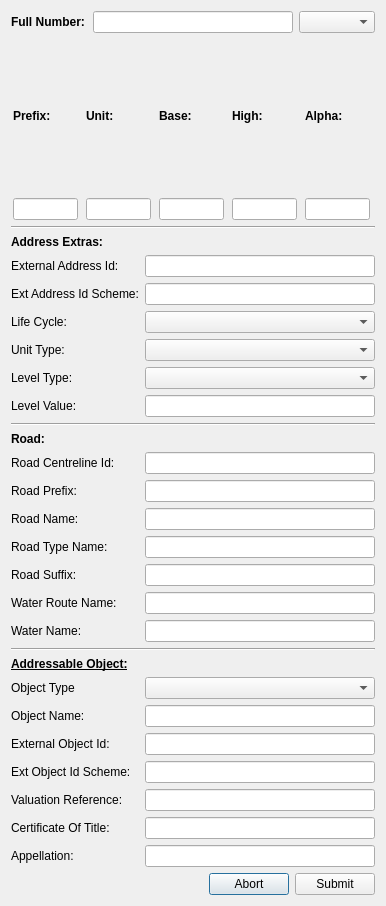
<?xml version="1.0" encoding="UTF-8"?>
<ui version="4.0">
 <class>NewAddressDialog</class>
 <widget class="QDialog" name="NewAddressDialog">
  <property name="geometry">
   <rect>
    <x>0</x>
    <y>0</y>
    <width>386</width>
    <height>906</height>
   </rect>
  </property>
  <property name="windowTitle">
   <string>Create New Address</string>
  </property>
  <layout class="QVBoxLayout" name="verticalLayout">
   <item>
    <layout class="QHBoxLayout" name="horizontalLayout_2">
     <item>
      <widget class="QLabel" name="label">
       <property name="font">
        <font>
         <weight>75</weight>
         <bold>true</bold>
        </font>
       </property>
       <property name="text">
        <string>Full Number:</string>
       </property>
      </widget>
     </item>
     <item>
      <widget class="QLineEdit" name="uFullNum">
       <property name="maximumSize">
        <size>
         <width>200</width>
         <height>16777215</height>
        </size>
       </property>
      </widget>
     </item>
     <item>
      <widget class="QComboBox" name="comboBox"/>
     </item>
    </layout>
   </item>
   <item>
    <layout class="QGridLayout" name="gridLayout">
     <item row="0" column="2">
      <widget class="QLabel" name="label_5">
       <property name="font">
        <font>
         <weight>75</weight>
         <bold>true</bold>
        </font>
       </property>
       <property name="text">
        <string>Unit:</string>
       </property>
      </widget>
     </item>
     <item row="0" column="4">
      <widget class="QLabel" name="label_6">
       <property name="font">
        <font>
         <weight>75</weight>
         <bold>true</bold>
        </font>
       </property>
       <property name="text">
        <string>Base:</string>
       </property>
      </widget>
     </item>
     <item row="0" column="8">
      <widget class="QLabel" name="label_8">
       <property name="font">
        <font>
         <weight>75</weight>
         <bold>true</bold>
        </font>
       </property>
       <property name="text">
        <string>Alpha:</string>
       </property>
      </widget>
     </item>
     <item row="0" column="0">
      <widget class="QLabel" name="label_2">
       <property name="font">
        <font>
         <weight>75</weight>
         <bold>true</bold>
        </font>
       </property>
       <property name="text">
        <string>Prefix:</string>
       </property>
      </widget>
     </item>
     <item row="0" column="6">
      <widget class="QLabel" name="label_3">
       <property name="font">
        <font>
         <weight>75</weight>
         <bold>true</bold>
        </font>
       </property>
       <property name="text">
        <string>High:</string>
       </property>
      </widget>
     </item>
     <item row="1" column="6">
      <widget class="QLineEdit" name="uHigh">
       <property name="maximumSize">
        <size>
         <width>65</width>
         <height>16777215</height>
        </size>
       </property>
      </widget>
     </item>
     <item row="1" column="0">
      <widget class="QLineEdit" name="uPrefix">
       <property name="maximumSize">
        <size>
         <width>65</width>
         <height>16777215</height>
        </size>
       </property>
       <property name="text">
        <string/>
       </property>
      </widget>
     </item>
     <item row="1" column="4">
      <widget class="QLineEdit" name="uBase">
       <property name="maximumSize">
        <size>
         <width>65</width>
         <height>16777215</height>
        </size>
       </property>
      </widget>
     </item>
     <item row="1" column="2">
      <widget class="QLineEdit" name="uUnit">
       <property name="maximumSize">
        <size>
         <width>65</width>
         <height>16777215</height>
        </size>
       </property>
      </widget>
     </item>
     <item row="1" column="8">
      <widget class="QLineEdit" name="uAlpha">
       <property name="maximumSize">
        <size>
         <width>65</width>
         <height>16777215</height>
        </size>
       </property>
      </widget>
     </item>
    </layout>
   </item>
   <item>
    <widget class="Line" name="line">
     <property name="orientation">
      <enum>Qt::Horizontal</enum>
     </property>
    </widget>
   </item>
   <item>
    <layout class="QFormLayout" name="formLayout">
     <property name="fieldGrowthPolicy">
      <enum>QFormLayout::AllNonFixedFieldsGrow</enum>
     </property>
     <item row="0" column="0">
      <widget class="QLabel" name="label_12">
       <property name="font">
        <font>
         <weight>75</weight>
         <bold>true</bold>
        </font>
       </property>
       <property name="text">
        <string>Address Extras:</string>
       </property>
      </widget>
     </item>
     <item row="1" column="0">
      <widget class="QLabel" name="externalAddressIdLabel">
       <property name="text">
        <string>External Address Id:</string>
       </property>
      </widget>
     </item>
     <item row="1" column="1">
      <widget class="QLineEdit" name="uExternalAddId">
       <property name="text">
        <string/>
       </property>
       <property name="maxLength">
        <number>15</number>
       </property>
      </widget>
     </item>
     <item row="2" column="0">
      <widget class="QLabel" name="externalAddressIdSchemeLabel">
       <property name="text">
        <string>Ext Address Id Scheme:</string>
       </property>
      </widget>
     </item>
     <item row="2" column="1">
      <widget class="QLineEdit" name="UexternalAddressIdScheme">
       <property name="text">
        <string/>
       </property>
       <property name="maxLength">
        <number>100</number>
       </property>
      </widget>
     </item>
     <item row="3" column="0">
      <widget class="QLabel" name="lifeCycleLabel">
       <property name="text">
        <string>Life Cycle:</string>
       </property>
      </widget>
     </item>
     <item row="3" column="1">
      <widget class="QComboBox" name="ulifeCycle"/>
     </item>
     <item row="4" column="0">
      <widget class="QLabel" name="unitTypeLabel">
       <property name="text">
        <string>Unit Type:</string>
       </property>
      </widget>
     </item>
     <item row="4" column="1">
      <widget class="QComboBox" name="uUnitTypeLineEdit"/>
     </item>
     <item row="5" column="0">
      <widget class="QLabel" name="levelTypeLabel">
       <property name="text">
        <string>Level Type:</string>
       </property>
      </widget>
     </item>
     <item row="5" column="1">
      <widget class="QComboBox" name="uLevelType"/>
     </item>
     <item row="6" column="0">
      <widget class="QLabel" name="levelValueLabel">
       <property name="text">
        <string>Level Value:</string>
       </property>
      </widget>
     </item>
     <item row="6" column="1">
      <widget class="QLineEdit" name="uLevelValue">
       <property name="maxLength">
        <number>40</number>
       </property>
      </widget>
     </item>
     <item row="7" column="0" colspan="2">
      <widget class="Line" name="line_4">
       <property name="orientation">
        <enum>Qt::Horizontal</enum>
       </property>
      </widget>
     </item>
     <item row="8" column="0">
      <widget class="QLabel" name="label_11">
       <property name="font">
        <font>
         <weight>75</weight>
         <bold>true</bold>
        </font>
       </property>
       <property name="text">
        <string>Road:</string>
       </property>
      </widget>
     </item>
     <item row="9" column="0">
      <widget class="QLabel" name="roadCentrelineIdLabel">
       <property name="font">
        <font>
         <weight>50</weight>
         <bold>false</bold>
        </font>
       </property>
       <property name="text">
        <string>Road Centreline Id:</string>
       </property>
      </widget>
     </item>
     <item row="10" column="0">
      <widget class="QLabel" name="roadPrefixLabel">
       <property name="text">
        <string>Road Prefix:</string>
       </property>
      </widget>
     </item>
     <item row="10" column="1">
      <widget class="QLineEdit" name="uRoadPrefix">
       <property name="maxLength">
        <number>20</number>
       </property>
      </widget>
     </item>
     <item row="11" column="0">
      <widget class="QLabel" name="roadNameLabel">
       <property name="font">
        <font>
         <weight>50</weight>
         <bold>false</bold>
        </font>
       </property>
       <property name="text">
        <string>Road Name:</string>
       </property>
      </widget>
     </item>
     <item row="11" column="1">
      <widget class="QLineEdit" name="uRoadName">
       <property name="maxLength">
        <number>150</number>
       </property>
      </widget>
     </item>
     <item row="12" column="0">
      <widget class="QLabel" name="roadTypeNameLabel">
       <property name="font">
        <font>
         <weight>50</weight>
         <bold>false</bold>
        </font>
       </property>
       <property name="text">
        <string>Road Type Name:</string>
       </property>
      </widget>
     </item>
     <item row="12" column="1">
      <widget class="QLineEdit" name="uRoadTypeName">
       <property name="maxLength">
        <number>40</number>
       </property>
      </widget>
     </item>
     <item row="13" column="0">
      <widget class="QLabel" name="roadSuffixLabel">
       <property name="font">
        <font>
         <weight>50</weight>
         <bold>false</bold>
        </font>
       </property>
       <property name="text">
        <string>Road Suffix:</string>
       </property>
      </widget>
     </item>
     <item row="13" column="1">
      <widget class="QLineEdit" name="uRoadSuffix">
       <property name="maxLength">
        <number>40</number>
       </property>
      </widget>
     </item>
     <item row="14" column="0">
      <widget class="QLabel" name="waterRouteNameLabel">
       <property name="text">
        <string>Water Route Name:</string>
       </property>
      </widget>
     </item>
     <item row="14" column="1">
      <widget class="QLineEdit" name="uWaterRouteName">
       <property name="maxLength">
        <number>100</number>
       </property>
      </widget>
     </item>
     <item row="15" column="0">
      <widget class="QLabel" name="waterNameLabel">
       <property name="text">
        <string>Water Name:</string>
       </property>
      </widget>
     </item>
     <item row="15" column="1">
      <widget class="QLineEdit" name="uWaterName">
       <property name="maxLength">
        <number>100</number>
       </property>
      </widget>
     </item>
     <item row="16" column="0" colspan="2">
      <widget class="Line" name="line_6">
       <property name="orientation">
        <enum>Qt::Horizontal</enum>
       </property>
      </widget>
     </item>
     <item row="17" column="0">
      <widget class="QLabel" name="label_10">
       <property name="font">
        <font>
         <weight>75</weight>
         <bold>true</bold>
         <underline>true</underline>
        </font>
       </property>
       <property name="text">
        <string>Addressable Object:</string>
       </property>
      </widget>
     </item>
     <item row="18" column="0">
      <widget class="QLabel" name="objectTypeLabel">
       <property name="font">
        <font>
         <weight>50</weight>
         <bold>false</bold>
        </font>
       </property>
       <property name="text">
        <string>Object Type</string>
       </property>
      </widget>
     </item>
     <item row="18" column="1">
      <widget class="QComboBox" name="UObjectType"/>
     </item>
     <item row="19" column="0">
      <widget class="QLabel" name="objectNameLabel">
       <property name="text">
        <string>Object Name:</string>
       </property>
      </widget>
     </item>
     <item row="19" column="1">
      <widget class="QLineEdit" name="uObjectName">
       <property name="maxLength">
        <number>250</number>
       </property>
      </widget>
     </item>
     <item row="20" column="0">
      <widget class="QLabel" name="externalObjectIdLabel">
       <property name="text">
        <string>External Object Id:</string>
       </property>
      </widget>
     </item>
     <item row="20" column="1">
      <widget class="QLineEdit" name="uExternalObjectId">
       <property name="maxLength">
        <number>15</number>
       </property>
      </widget>
     </item>
     <item row="21" column="0">
      <widget class="QLabel" name="extObjectIdSchemeLabel">
       <property name="text">
        <string>Ext Object Id Scheme:</string>
       </property>
      </widget>
     </item>
     <item row="21" column="1">
      <widget class="QLineEdit" name="uExtObjectIdScheme">
       <property name="maxLength">
        <number>100</number>
       </property>
      </widget>
     </item>
     <item row="22" column="0">
      <widget class="QLabel" name="valuationReferenceLabel">
       <property name="text">
        <string>Valuation Reference:</string>
       </property>
      </widget>
     </item>
     <item row="22" column="1">
      <widget class="QLineEdit" name="uValuationReference">
       <property name="maxLength">
        <number>30</number>
       </property>
      </widget>
     </item>
     <item row="23" column="0">
      <widget class="QLabel" name="certificateOfTitleLabel">
       <property name="text">
        <string>Certificate Of Title:</string>
       </property>
      </widget>
     </item>
     <item row="23" column="1">
      <widget class="QLineEdit" name="uCertificateOfTitle">
       <property name="maxLength">
        <number>20</number>
       </property>
      </widget>
     </item>
     <item row="24" column="0">
      <widget class="QLabel" name="appellationLabel">
       <property name="text">
        <string>Appellation:</string>
       </property>
      </widget>
     </item>
     <item row="24" column="1">
      <widget class="QLineEdit" name="uAppellation">
       <property name="maxLength">
        <number>500</number>
       </property>
      </widget>
     </item>
     <item row="9" column="1">
      <widget class="QLineEdit" name="uRoadCentrelineId"/>
     </item>
    </layout>
   </item>
   <item>
    <layout class="QHBoxLayout" name="horizontalLayout">
     <item>
      <spacer name="horizontalSpacer">
       <property name="orientation">
        <enum>Qt::Horizontal</enum>
       </property>
       <property name="sizeHint" stdset="0">
        <size>
         <width>40</width>
         <height>20</height>
        </size>
       </property>
      </spacer>
     </item>
     <item>
      <widget class="QPushButton" name="uAbort">
       <property name="text">
        <string>Abort</string>
       </property>
      </widget>
     </item>
     <item>
      <widget class="QPushButton" name="uSubmitAddressButton">
       <property name="text">
        <string>Submit</string>
       </property>
      </widget>
     </item>
    </layout>
   </item>
  </layout>
 </widget>
 <tabstops>
  <tabstop>uFullNum</tabstop>
  <tabstop>uPrefix</tabstop>
  <tabstop>uUnit</tabstop>
  <tabstop>uBase</tabstop>
  <tabstop>uHigh</tabstop>
  <tabstop>uAlpha</tabstop>
  <tabstop>uExternalAddId</tabstop>
  <tabstop>UexternalAddressIdScheme</tabstop>
  <tabstop>ulifeCycle</tabstop>
  <tabstop>uUnitTypeLineEdit</tabstop>
  <tabstop>uLevelType</tabstop>
  <tabstop>uLevelValue</tabstop>
  <tabstop>uRoadCentrelineId</tabstop>
  <tabstop>uRoadPrefix</tabstop>
  <tabstop>uRoadName</tabstop>
  <tabstop>uRoadTypeName</tabstop>
  <tabstop>uRoadSuffix</tabstop>
  <tabstop>uWaterRouteName</tabstop>
  <tabstop>uWaterName</tabstop>
  <tabstop>UObjectType</tabstop>
  <tabstop>uObjectName</tabstop>
  <tabstop>uExternalObjectId</tabstop>
  <tabstop>uExtObjectIdScheme</tabstop>
  <tabstop>uValuationReference</tabstop>
  <tabstop>uCertificateOfTitle</tabstop>
  <tabstop>uAppellation</tabstop>
  <tabstop>uAbort</tabstop>
  <tabstop>uSubmitAddressButton</tabstop>
  <tabstop>comboBox</tabstop>
 </tabstops>
 <resources/>
 <connections/>
</ui>
